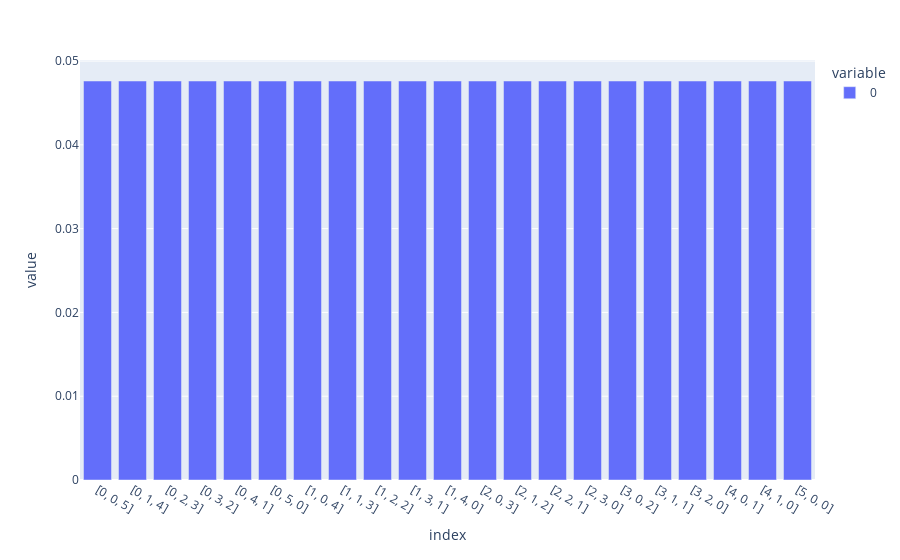
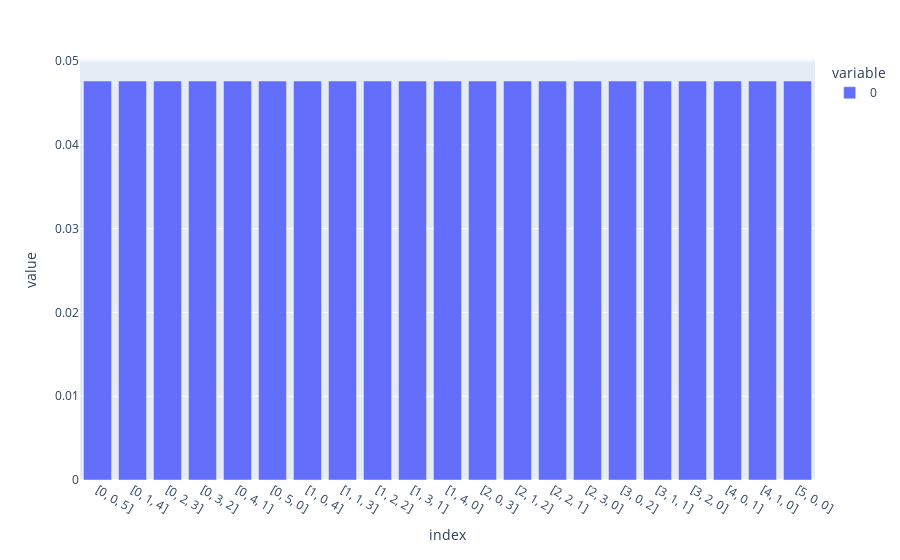

Notebook code cell kept with these figures, in order:
### Code cell
pt.bar(dfp1).show()
pt.bar(dfp2).show()

### Figure 1 — Plotly figure (JSON) as saved in the notebook; plotly's stock layout.template omitted (floating-point values rounded to 4 significant figures)
{"data": [{"alignmentgroup": "True", "hovertemplate": "variable=0<br>index=%{x}<br>value=%{y}<extra></extra>", "legendgroup": "0", "marker": {"color": "#636efa"}, "name": "0", "offsetgroup": "0", "orientation": "v", "showlegend": true, "textposition": "auto", "type": "bar", "x": ["[0, 0, 5]", "[0, 1, 4]", "[0, 2, 3]", "[0, 3, 2]", "[0, 4, 1]", "[0, 5, 0]", "[1, 0, 4]", "[1, 1, 3]", "[1, 2, 2]", "[1, 3, 1]", "[1, 4, 0]", "[2, 0, 3]", "[2, 1, 2]", "[2, 2, 1]", "[2, 3, 0]", "[3, 0, 2]", "[3, 1, 1]", "[3, 2, 0]", "[4, 0, 1]", "[4, 1, 0]", "[5, 0, 0]"], "xaxis": "x", "y": [0.04762, 0.04762, 0.04762, 0.04762, 0.04762, 0.04762, 0.04762, 0.04762, 0.04762, 0.04762, 0.04762, 0.04762, 0.04762, 0.04762, 0.04762, 0.04762, 0.04762, 0.04762, 0.04762, 0.04762, 0.04762], "yaxis": "y"}], "layout": {"barmode": "relative", "legend": {"title": {"text": "variable"}, "tracegroupgap": 0}, "margin": {"t": 60}, "xaxis": {"anchor": "y", "domain": [0, 1], "title": {"text": "index"}}, "yaxis": {"anchor": "x", "domain": [0, 1], "title": {"text": "value"}}}}

### Figure 2 — Plotly figure (JSON) as saved in the notebook; plotly's stock layout.template omitted (floating-point values rounded to 4 significant figures)
{"data": [{"alignmentgroup": "True", "hovertemplate": "variable=0<br>index=%{x}<br>value=%{y}<extra></extra>", "legendgroup": "0", "marker": {"color": "#636efa"}, "name": "0", "offsetgroup": "0", "orientation": "v", "showlegend": true, "textposition": "auto", "type": "bar", "x": ["[0, 0, 5]", "[0, 1, 4]", "[0, 2, 3]", "[0, 3, 2]", "[0, 4, 1]", "[0, 5, 0]", "[1, 0, 4]", "[1, 1, 3]", "[1, 2, 2]", "[1, 3, 1]", "[1, 4, 0]", "[2, 0, 3]", "[2, 1, 2]", "[2, 2, 1]", "[2, 3, 0]", "[3, 0, 2]", "[3, 1, 1]", "[3, 2, 0]", "[4, 0, 1]", "[4, 1, 0]", "[5, 0, 0]"], "xaxis": "x", "y": [0.04762, 0.04762, 0.04762, 0.04762, 0.04762, 0.04762, 0.04762, 0.04762, 0.04762, 0.04762, 0.04762, 0.04762, 0.04762, 0.04762, 0.04762, 0.04762, 0.04762, 0.04762, 0.04762, 0.04762, 0.04762], "yaxis": "y"}], "layout": {"barmode": "relative", "legend": {"title": {"text": "variable"}, "tracegroupgap": 0}, "margin": {"t": 60}, "xaxis": {"anchor": "y", "domain": [0, 1], "title": {"text": "index"}}, "yaxis": {"anchor": "x", "domain": [0, 1], "title": {"text": "value"}}}}
